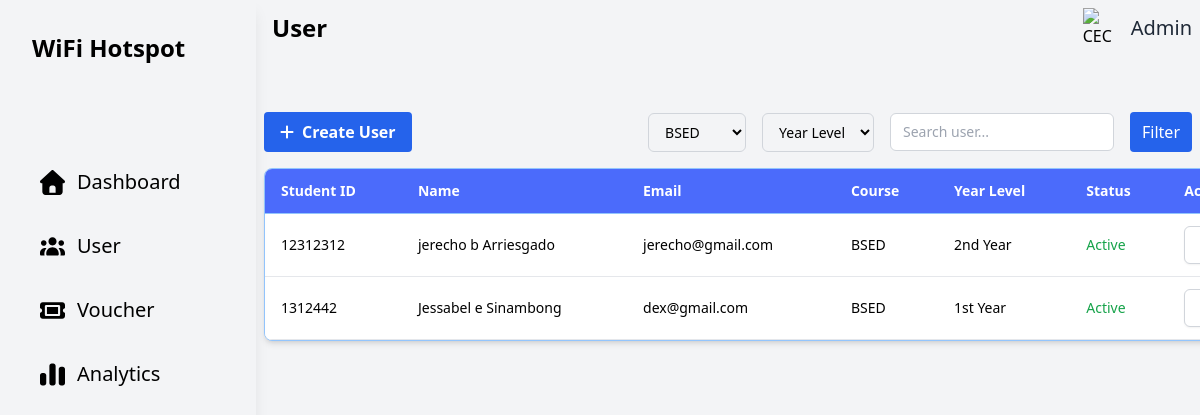
Screenshot of /php/User.php?course_name=BSED with the database file from the repository.
### tables this page shows
CREATE TABLE `users_profile` (
  `user_id` int(11) NOT NULL,
  `school_id` varchar(50) DEFAULT NULL,
  `first_name` varchar(50) DEFAULT NULL,
  `middle_name` varchar(10) DEFAULT NULL,
  `last_name` varchar(50) DEFAULT NULL,
  `gmail` varchar(100) DEFAULT NULL,
  `contact_number` varchar(20) DEFAULT NULL,
  `course_name` varchar(50) DEFAULT NULL,
  `year_level` varchar(50) DEFAULT NULL,
  `gender` varchar(20) DEFAULT NULL,
  `user_type` varchar(20) DEFAULT NULL,
  `voucher_code` varchar(100) DEFAULT NULL,
  `password_generated` varchar(255) DEFAULT NULL,
  `status` varchar(20) DEFAULT 'Active',
  `created_at` timestamp NOT NULL DEFAULT current_timestamp()
);

### php/User.php (the view, shortened to what this page needs)
<?php
require 'db.php';
$course_name = trim($_GET['course_name'] ?? '');
$q = trim($_GET['q'] ?? '');
$sql = "SELECT * FROM users_profile WHERE 1=1";
$params = [];
if ($course_name !== '') {
  $sql .= " AND course_name = :course_name";
  $params[':course_name'] = $course_name;
}
$sql .= " ORDER BY user_id DESC";
$stmt = $pdo->prepare($sql);
$stmt->execute($params);
$users = $stmt->fetchAll();
?>
<!DOCTYPE html>
<html lang="en">
<head>
  <link href="https://cdnjs.cloudflare.com/ajax/libs/font-awesome/6.5.2/css/all.min.css" rel="stylesheet">
  <script src="../css/tailwind.css"></script>
</head>
<body class="bg-gray-100 h-screen">
  <div class="flex">
    <div class="w-64 bg-gray h-screen p-8 text-white shadow-lg fixed">
      <div class="flex items-center space-x-2 mb-24">
        <h1 class="text-2xl font-semibold text-black">WiFi Hotspot</h1>
      </div>
      <ul class="space-y-5">
        <li><a href="admindashboard.php" class="flex items-center space-x-3 hover:bg-gray-300 p-2 rounded"><span class="text-black text-xl">Dashboard</span></a></li>
        <li><a href="User.php" class="flex items-center space-x-3 hover:bg-gray-300 p-2 rounded"> <span class="text-black text-xl">User</span></a></li>
        <li><a href="../php/Voucher.php" class="flex items-center space-x-3 hover:bg-gray-300 p-2 rounded"><span class="text-black text-xl">Voucher</span></a></li>
        <li><a href="../php/Analytics.php" class="flex items-center space-x-3 hover:bg-gray-300 p-2 rounded"><span class="text-black text-xl">Analytics</span></a></li>
      </ul>
    </div>
    <div class="ml-64 h-screen overflow-x-hidden p-2">
      <div class="flex justify-between items-center mb-16">
        <h1 class="text-2xl font-semibold text-black pl-2">User</h1>
        <div class="flex items-center space-x-2">
          <img src="../images/ceclogo.png" alt="CEC Logo" class="w-10 h-10 object-contain">
          <span class="text-xl text-gray-800">Admin</span>
        </div>
      </div>
      <div class="flex justify-between mb-4">
        <div>
          <button id="openModalBtn"
            class="flex items-center gap-2 bg-blue-600 text-white px-4 py-2 rounded hover:bg-blue-700">
            <i class="fa-solid fa-plus"></i>
            <span class="font-semibold">Create User</span>
          </button>
        </div>
        <form method="get" id="filterForm" class="flex gap-4 items-center">
          <select name="course_name" id="course_name"
            class="bg-gray-100 border border-gray-300 rounded-md px-3 py-2 text-sm">
            <option value="BSED" <?= $course_name === 'BSED' ? 'selected' : '' ?>>BSED</option>
          </select>
          <select name="year_level" id="year_level"
            class="bg-gray-100 border border-gray-300 rounded-md px-3 py-2 text-sm">
            <option value="">Year Level</option>
          </select>
          <input type="text" name="q" id="search_user" value="<?= htmlentities($q) ?>" placeholder="Search user..."
            class="bg-white border border-gray-300 rounded-md px-3 py-2 text-sm w-56">
          <button type="submit" class="bg-blue-600 text-white px-3 py-2 rounded">Filter</button>
        </form>
      </div>
    </div>
    <div class="w-[1080px] bg-white shadow-md rounded-lg overflow-hidden border border-blue-300 mt-4">
      <div class="">
        <table class="min-w-full border-collapse">
          <thead class="bg-[#4B6BFB] text-white sticky top-0 z-10">
            <tr>
              <th class="px-4 py-3 text-left text-sm font-semibold border-b border-blue-300">Student ID</th>
              <th class="px-4 py-3 text-left text-sm font-semibold border-b border-blue-300">Name</th>
              <th class="px-4 py-3 text-left text-sm font-semibold border-b border-blue-300">Email</th>
              <th class="px-4 py-3 text-left text-sm font-semibold border-b border-blue-300">Course</th>
              <th class="px-4 py-3 text-left text-sm font-semibold border-b border-blue-300">Year Level</th>
              <th class="px-4 py-3 text-left text-sm font-semibold border-b border-blue-300">Status</th>
              <th class="px-4 py-3 text-left text-sm font-semibold border-b border-blue-300">Action</th>
            </tr>
          </thead>
          <tbody class="bg-white">
            <?php foreach ($users as $u): ?>
              <tr class="hover:bg-gray-100 border-b border-gray-200 group relatives">
                <td class="px-4 py-3 text-sm"><?= htmlentities($u['school_id']) ?></td>
                <td class="px-4 py-3 text-sm">
                  <?= htmlentities($u['first_name'] . ' ' . ($u['middle_name'] ? $u['middle_name'] . ' ' : '') . $u['last_name']) ?>
                </td>
                <td class="px-4 py-3 text-sm"><?= htmlentities($u['gmail']) ?></td>
                <td class="px-4 py-3 text-sm"><?= htmlentities($u['course_name']) ?></td>
                <td class="px-4 py-3 text-sm"><?= htmlentities($u['year_level']) ?></td>
                <td class="px-4 py-3 text-sm <?= $u['status'] === 'Active' ? 'text-green-600' : 'text-red-600' ?>">
                  <?= htmlentities($u['status']) ?>
                </td>
                <td class="px-4 py-3 text-sm ">
                  <div class="relative inline-block text-left">
                    <button type="button"
                      class="inline-flex justify-center w-full rounded-md border border-gray-300 shadow-sm px-4 py-2 bg-white text-sm font-medium text-gray-700 hover:bg-gray-50 focus:outline-none"
                      id="dropdownButton<?= $u['user_id'] ?>" aria-expanded="true" aria-haspopup="true"
                      onclick="toggleDropdown(<?= $u['user_id'] ?>)">
                    </button>
                  </div>
                </td>
              </tr>
            <?php endforeach; ?>
          </tbody>
        </table>
      </div>
    </div>
  </div>
</body>
</html>

### rows the page displays
users_profile: school "12312312", first_name+middle_name+last_name "jerecho b Arriesgado", gmail "jerecho@gmail.com", course_name "BSED", year_level "2nd Year", status "Active"
users_profile: school "1312442", first_name+middle_name+last_name "Jessabel e Sinambong", gmail "dex@gmail.com", course_name "BSED", year_level "1st Year", status "Active"
